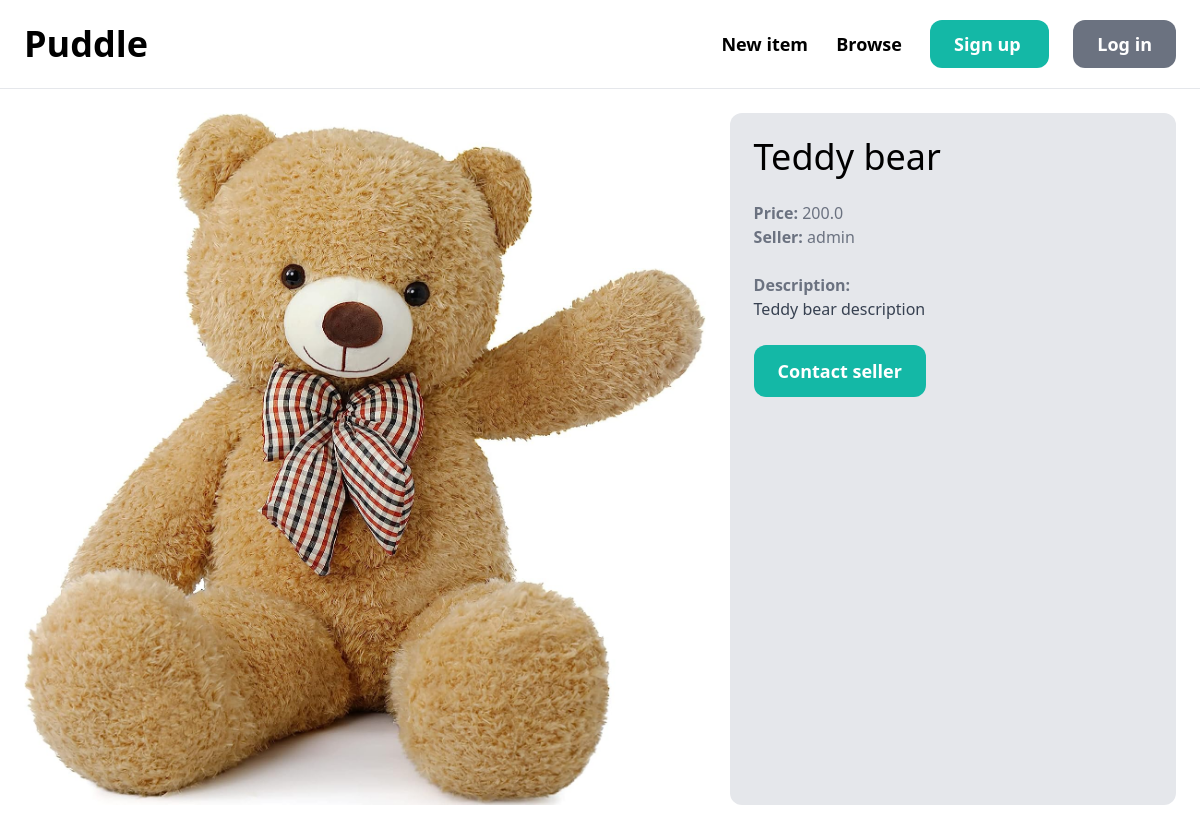
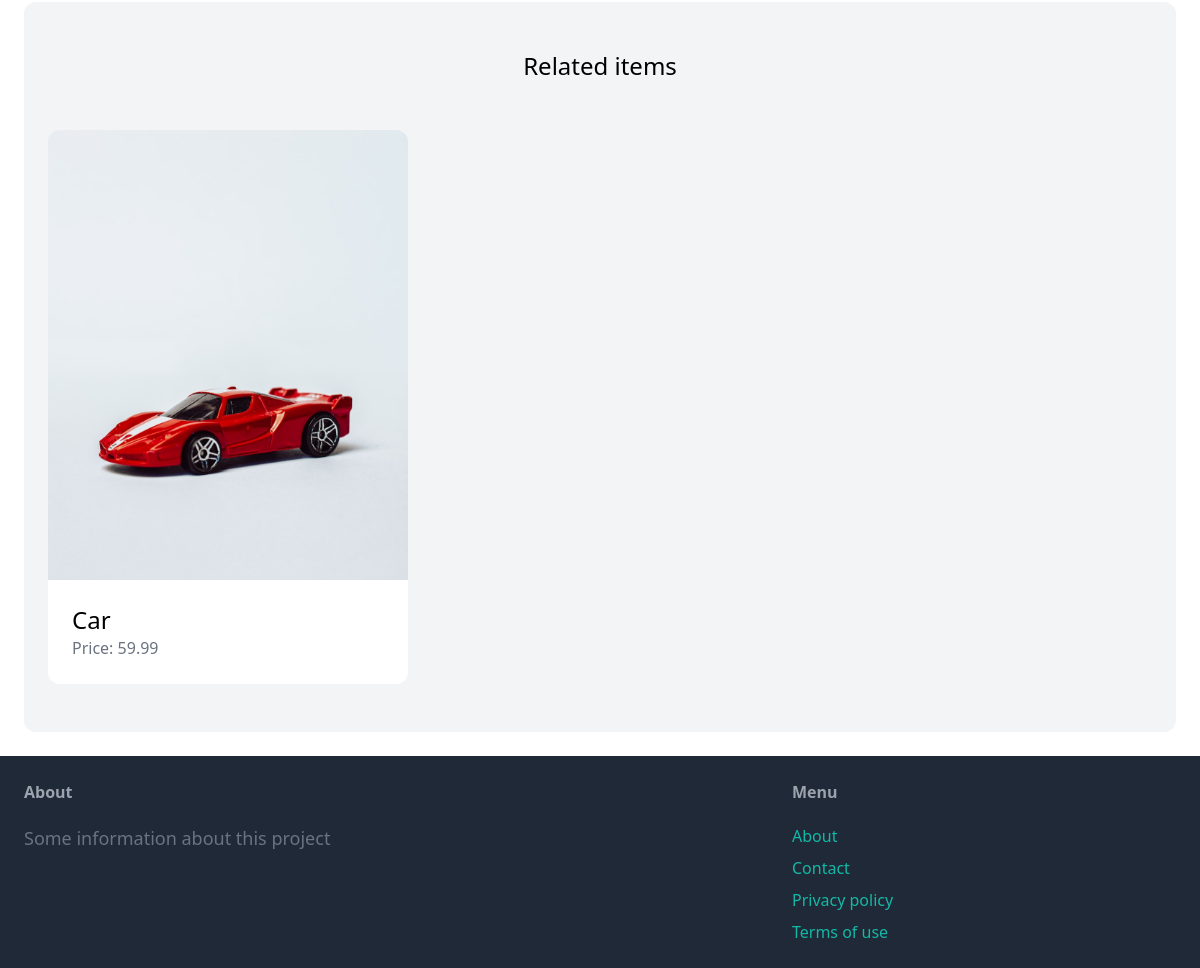
Page /items/1/ on the committed database (2 pictures, top to bottom).
### item/models.py (models this page shows, shortened)
class Item(models.Model):
    category = models.ForeignKey(Category, related_name='items', on_delete=models.CASCADE)
    name = models.CharField(max_length=255)
    description = models.TextField(blank=True, null=True)
    price = models.FloatField()
    image = models.ImageField(upload_to='item_images', blank=True, null=True)
    is_sold = models.BooleanField(default=False)
    created_by = models.ForeignKey(User, related_name='items', on_delete=models.CASCADE)
    created_at = models.DateTimeField(auto_now=True)
    class Meta:
        ordering = ('name',)

### item/views.py (the view)
# urls.py: path('<int:pk>/', detail, name='detail'),
def detail(request, pk):
    item = get_object_or_404(Item, pk=pk)
    related_items = Item.objects.filter(category=item.category, is_sold=False).exclude(pk=pk)[0:3]
    return render(request, 'item/detail.html', {
        'item': item,
        'related_items': related_items
    })

### item/templates/item/detail.html (shortened to what this page needs)
{% extends 'core/base.html' %}
{% block content %}
<div class="grid grid-cols-5 gap-6">
    <div class="col-span-3">
        <img src="{{ item.image.url }}" class="rounded-xl">
    </div>
    <div class="col-span-2 p-6 bg-gray-200 rounded-xl">
        <h1 class="mb-6 text-4xl">{{ item.name }}</h1>
        <p class="text-gray-500"><strong>Price: </strong>{{ item.price }}</p>
        <p class="text-gray-500"><strong>Seller: </strong>{{ item.created_by.username }}</p>
        <br>
        {% if item.description %}
        <p class="text-gray-700">
            <strong class="text-gray-500">Description:</strong>
            <br>
            {{ item.description }}
        </p>
        {% endif %}
        <a href="#"
           class="inline-block mt-6 px-6 py-3 text-lg font-semibold bg-teal-500 text-white rounded-xl hover:bg-teal-700">
            Contact seller
        </a>
    </div>
</div>
<div class="mt-6 px-6 py-12 bg-gray-100 rounded-xl">
    <h2 class="mb-12 text-2xl text-center">Related items</h2>
    <div class="grid grid-cols-3 gap-3">
        {% for item in related_items %}
        <div>
            <a href="{% url 'item:detail' item.id %}">
                <div><img src="{{ item.image.url }}" class="rounded-t-xl"></div>
                <div class="p-6 bg-white rounded-b-xl">
                    <h2 class="text-2xl">{{ item.name }}</h2>
                    <p class="text-gray-500">Price: {{ item.price }}</p>
                </div>
            </a>
        </div>
        {% endfor %}
    </div>
</div>
{% endblock %}

### rows in the picture
Item: image (picture), name "Teddy bear", price "200.0", created_by.username "admin", description "Teddy bear description"
Item: image (picture), name "Car", price "59.99"
